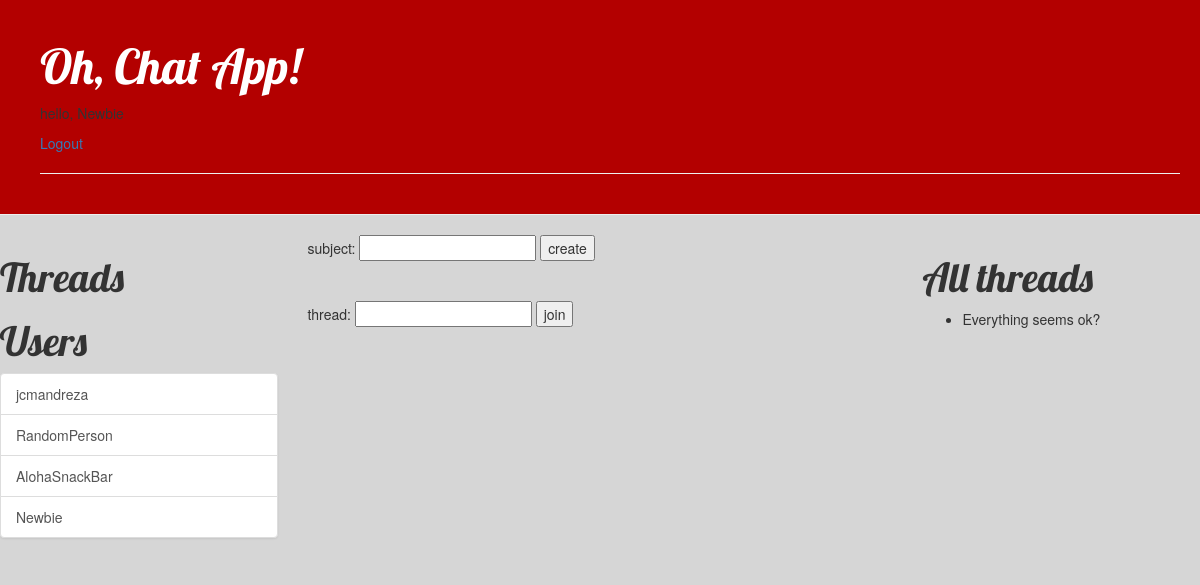
The page / (signed in) on the database its author committed.
### messenger/models.py (models this page shows, shortened)
class Profile(models.Model):
	first_name = models.CharField(max_length=30, blank = False)
	last_name = models.CharField(max_length=30, blank = False)
	owner = models.OneToOneField(User, related_name='profile')
	thread = models.ManyToManyField(MessageThread,
		related_name = '_thread', through = 'ProfileThread')

class MessageThread(models.Model):
    subject = models.CharField(max_length=255, blank=True)
    participants = models.ManyToManyField(User, related_name='message_threads')
    when_created = models.DateTimeField(auto_now_add=True)
    objects = ThreadManager()

### dashboard/views.py (the view)
# urls.py: 2. Add a URL to urlpatterns:  url(r'^$', views.home, name='home')
@login_required
def home(request):
    context = {
        'threads': MessageThread.objects.filter(participants=request.user).order_by('-when_created'),
        'users' : Profile.objects.all(),
        'allthreads':MessageThread.objects.all().order_by('-when_created')
    }
    return render(request, 'dashboard/home.html',context = context)

### dashboard/templates/dashboard/home.html (shortened to what this page needs)
{% extends 'dashboard/base.html' %}
{% block content %}
  <div class = "row">
        <div class="col-md-3">
            <h3> Threads</h3>
            <h3> Users</h3>
            <div class="list-group">
                {% for user in users %}
                    <a href="{% url 'home' %}" class="list-group-item">{{user.owner}}</a>
                {% endfor %}
            </div>
        </div>
        <div class="col-md-6">
            {% block details %}
                <form id="createthreads">
                    subject: <input type="text" name="t_subject" id="create_subject">
                    <button>create</button>
                </form>
                <br>
                <br>
                <form id="jointhreads">
                    thread: <input type="text" name="t_subject" id="join_subject">
                    <button>join</button>
                </form>
            {% endblock%}
        </div>
        <div class="col-md-3">
            <h3>All threads</h3>
            <ul>
                {% for thread in allthreads %}
                    {% if thread not in threads%}
                    <li>{{thread.subject}}</li>
                    {% endif%}
                {% endfor %}
            </ul>
        </div>
    </div>
{% endblock %}

### dashboard/static/css/blog.css (style rules this page uses)
body { background-color: #d6d6d6; }
h1, h2, h3, h4 { font-family: 'Lobster', cursive; font-size: 30pt; }

### rows shown on the page
Profile: owner "jcmandreza"
Profile: owner "RandomPerson"
Profile: owner "AlohaSnackBar"
Profile: owner "Newbie"
MessageThread: subject "Everything seems ok?"
